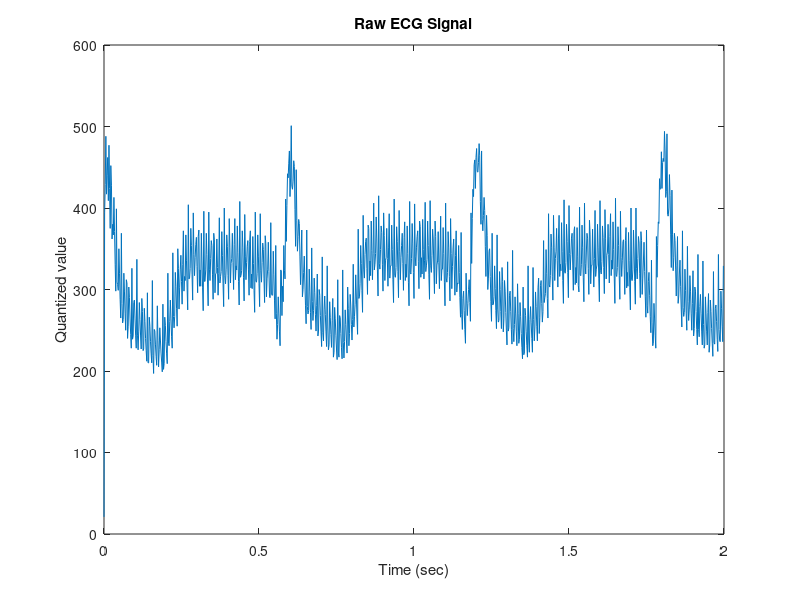

Reproduce this figure in MATLAB. (Note: this script raises an error after producing the figure.)
clear
close all

%% Load ECG data and plot
% This raw ECG did not go through the analog notch filter

data = load('1025ECG.mat');
ECG=data.y;
ECG(isnan(ECG))=0;
fs = 500;
Npoint = length(ECG);

% calculate t_axis and f_axis
dt = 1 / fs; % time resolution
t_axis = (0 : dt : 1/fs*(Npoint - 1));
df = fs / Npoint; % frequency resolution
f_axis = (0:1:(Npoint-1))*df - fs/2;  % frequency axis (shifted)

figure(1) % plot signal
plot(t_axis, ECG)
xlabel('Time (sec)')
ylabel('Quantized value')
title("Raw ECG Signal")

%% (1) Design a digital filter to remove the 60Hz power noise
h=ones(1,8); % you may tune here
y=conv(h, ECG); % remove the 60Hz power noise
remove_baseline_ECG=highpass(y, 5, fs); % remove baseline wander noise % you may tune here

figure(2) % plot
plot(y)
xlabel('Time (sec)')
ylabel('Quantized value')
title("Remove noise & Baseline ECG")
%% difference filtering
a = 1; % Av of filter
b = [1 -1]; % difference filtering
df_ECG = filter(b,a,remove_baseline_ECG);

figure(3) % plot
plot(df_ECG)
xlabel('Time (sec)')
ylabel('Quantized value')
title("difference filtering")

%% Squaring
df_ECG_square = df_ECG.^2;

figure(4) % plot
plot(df_ECG_square)
xlabel('Time (sec)')
ylabel('Quantized value')
title("squaried")

%% flattening
flat_ECG=lowpass(df_ECG_square, 4, fs); % you may tune here

figure(5) % plot
plot(flat_ECG)
xlabel('Time (sec)')
ylabel('Quantized value')
title("flatted ECG")

%% Thresholding
th_ECG=[];
m=mean(flat_ECG);
for i=1:length(flat_ECG)
    if flat_ECG(i) > 1.5*m % 10/25:Use 1.5*m as new threhold, success in dorm % you may tune here
        th_ECG(i)=flat_ECG(i);
    else
        th_ECG(i)=0;
    end
end

figure(6) % plot
plot(th_ECG)
xlabel('Time (sec)')
ylabel('Quantized value')
title("thresholded ECG")

%% Find the peak
[pks_th,locs_th,w,~] = findpeaks(th_ECG);
R_index=[];
R=[];
for i=1:length(locs_th)
    if i < length(locs_th)
        [pks_ECG,index_ECG] = max(ECG(locs_th(i):locs_th(i)+round(w)+10));
    else
        [pks_ECG,index_ECG] = max(ECG(locs_th(i)-10:length(ECG)));
    end
    index_ECG = index_ECG + locs_th(i) - 1;
    if index_ECG<length(ECG)
        R_index=[R_index index_ECG];
    end
    R=[R pks_ECG];
end

dt = 1 / fs; % time resolution
t_axis = (0 : dt : 1/fs*(length(remove_baseline_ECG) - 1));
t_axis_R = R_index.*dt;
R2=[];
for i=1:length(t_axis_R)
    R2=[R2 y(R_index(i))];
end

figure(7) % plot R_peaks
plot(t_axis,y)
hold on
plot(t_axis_R,R2,'o')
xlabel('Time (sec)')
ylabel('Quantized value')
title("Raw ECG Signal")
